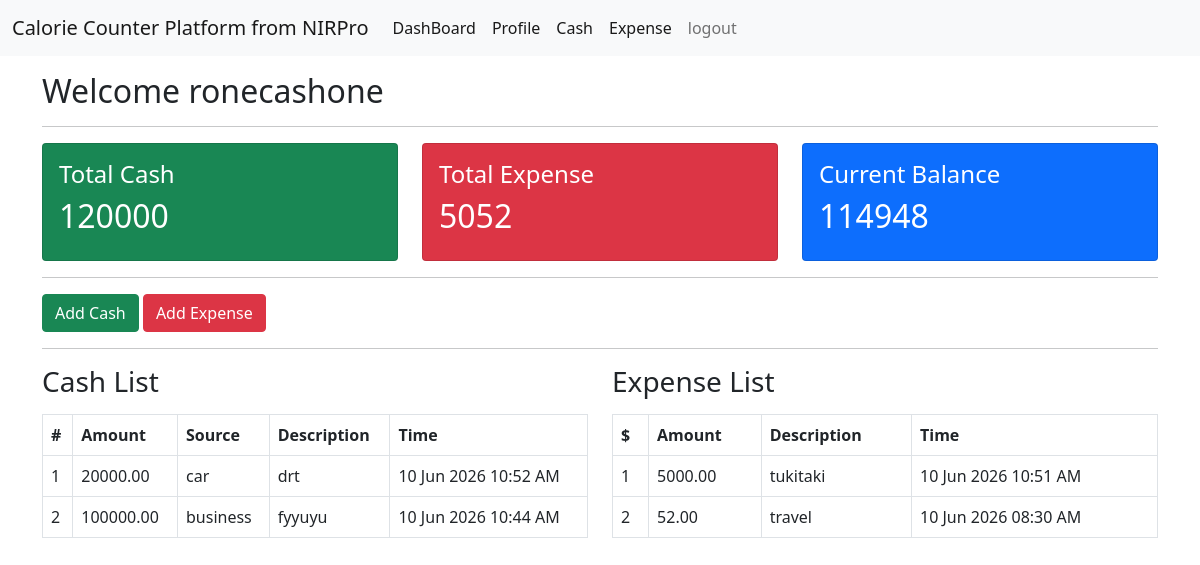
The page /dashboard/ (signed in) on the database its author committed.
### cash_management/models.py (models this page shows, shortened)
class User(AbstractUser):
    def __str__(self):
        return f'{self.username}'

class AddCash(models.Model):
    user = models.ForeignKey(User,on_delete=models.CASCADE,null=True)
    source = models.CharField(max_length=100,null=True)
    datetime = models.DateTimeField(auto_now=True,null=True)
    amount = models.DecimalField(max_digits=10, decimal_places=2,null=True)
    description = models.TextField(null=True)

class Expense(models.Model):
    user = models.ForeignKey(User, on_delete=models.CASCADE,null=True)
    description = models.TextField(null=True)
    amount = models.DecimalField(max_digits=10, decimal_places=2,null=True)
    datetime = models.DateTimeField(auto_now=True,null=True)

### cash_management/views.py (the view)
# urls.py: path('dashboard/',dashboard_page,name='dashboard_page'),
@login_required
def dashboard_page(request):
    cash_data = AddCash.objects.filter(user = request.user).order_by('-id')
    expense_data = Expense.objects.filter(user=request.user).order_by('-id')
    total_cash = cash_data.aggregate(total=Sum('amount')) ['total'] or 0
    total_expense = expense_data.aggregate(total=Sum('amount')) ['total'] or 0
    balance = total_cash - total_expense
    context={
        'total_cash' : total_cash,
        'total_expense' : total_expense,
        'balance' : balance,
        'cash_data' : cash_data,
        'expense_data' : expense_data,
    }
    return render(request,'dashboard.html',context)

### cash_management/templates/dashboard.html
{% extends "master/base.html" %}
{% block content %}
<h2>
    Welcome {{ request.user.username }}
</h2>
<hr>
<div class="row">
    <div class="col-md-4">
        <div class="card p-3 bg-success text-white">
            <h4>Total Cash</h4>
            <h2>{{ total_cash }}</h2>
        </div>
    </div>
    <div class="col-md-4">
        <div class="card p-3 bg-danger text-white">
            <h4>Total Expense</h4>
            <h2>{{ total_expense }}</h2>
        </div>
    </div>
    <div class="col-md-4">
        <div class="card p-3 bg-primary text-white">
            <h4>Current Balance</h4>
            <h2>{{ balance }}</h2>
        </div>
    </div>
</div>
<hr>
<a href="{% url 'addcash_page' %}" class="btn btn-success">
    Add Cash
</a>
<a href="{% url 'addexpense_page' %}" class="btn btn-danger">
    Add Expense
</a>
<hr>
<div class="row">
    <div class="col-md-6">
    <h3 class="mb-3">
        Cash List
    </h3>
    <table class="table table-bordered">
        <tr>
            <th>#</th>
            <th>Amount</th>
            <th>Source</th>
            <th>Description</th>
            <th>Time</th>
        </tr>
        {% for cash in cash_data %}
        <tr>
            <td>{{ forloop.counter }}</td>
            <td>{{ cash.amount }}</td>
            <td>{{ cash.source }}</td>
            <td>{{ cash.description }}</td>
            <td>
                {{ cash.datetime|date:"d M Y h:i A" }}
            </td>
        </tr>
        {% endfor %}
    </table>
</div>
    <div class="col-md-6">
    <h3 class="mb-3">
        Expense List
    </h3>
    <table class="table table-bordered">
        <tr>
            <th>$</th>
            <th>Amount</th>
            <th>Description</th>
            <th>Time</th>
        </tr>
        {% for expense in expense_data %}
        <tr>
            <td>{{ forloop.counter}}</td>
            <td>{{ expense.amount }}</td>
            <td>{{ expense.description }}</td>
            <td>
                {{ expense.datetime|date:"d M Y h:i A" }}
            </td>
        </tr>
        {% endfor %}
    </table>
</div>
{% endblock content %}

### cash_management/templates/master/base.html (shortened to what this page needs)
<!doctype html>
<html lang="en">
  <head>
    <link href="https://cdn.jsdelivr.net/npm/bootstrap@5.0.2/dist/css/bootstrap.min.css" rel="stylesheet">
  </head>
  {% load static %}
  <body>
    {% include 'master/nav.html' %}
    <div class="container mt-3">
      {% block content %}
      {% endblock content %}
    </div>
  </body>
</html>

### cash_management/templates/master/nav.html (shortened to what this page needs)
<nav class="navbar navbar-expand-lg navbar-light bg-light">
  <div class="container-fluid">
    <a class="navbar-brand" href="#">Calorie Counter Platform from NIRPro</a>
    <div class="collapse navbar-collapse" id="navbarNav">
      <ul class="navbar-nav">
        {% if request.user.is_authenticated %}
        <li class="nav-item">
          <a class="nav-link active" aria-current="page" href="{% url 'dashboard_page' %}">DashBoard</a>
        </li>
        <li class="nav-item">
          <a class="nav-link active" aria-current="page" href="{% url 'profile_page' %}">Profile</a>
        </li>
        <li class="nav-item">
          <a class="nav-link active" aria-current="page" href="{% url 'cash_page' %}">Cash</a>
        </li>
        <li class="nav-item">
          <a class="nav-link active" aria-current="page" href="{% url 'expense_page' %}">Expense</a>
        </li>
        <li class="nav-item">
          <a class="nav-link" href="{% url 'logout_page' %}">logout</a>
        </li>
        {% endif %}
      </ul>
    </div>
  </div>
</nav>

### rows shown on the page
User: user.username "ronecashone"
AddCash: amount "20000.00", source "car", description "drt", datetime "10 Jun 2026 10:52 AM"
AddCash: amount "100000.00", source "business", description "fyyuyu", datetime "10 Jun 2026 10:44 AM"
Expense: amount "5000.00", description "tukitaki", datetime "10 Jun 2026 10:51 AM"
Expense: amount "52.00", description "travel", datetime "10 Jun 2026 08:30 AM"

### other values the page prints
{{ total_cash }} "120000"
{{ total_expense }} "5052"
{{ balance }} "114948"
